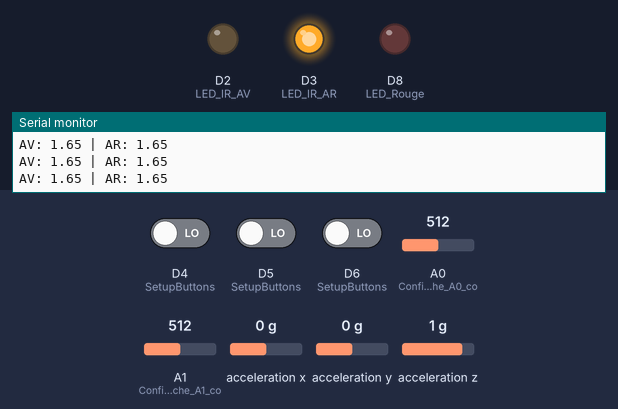
The program below on a simulated Arduino Nano 33 BLE. Parts: output pins drawn as LEDs (lit = HIGH), the last lines printed to the serial monitor. The test bench sets the inputs (shaded band); at power-on: A0 (Configure_la_broche_A0_co) = 512, A1 (Configure_la_broche_A1_co) = 512, D4 (SetupButtons) LOW, D5 (SetupButtons) LOW, D6 (SetupButtons) LOW, acceleration x 0 g, acceleration y 0 g, acceleration z 1 g. Nothing arrives over Bluetooth unless stated; a phone connects over Bluetooth LE 3 s after start.

Above: at 1.2 s.
1.3 s: A0 (Configure_la_broche_A0_co) set to 554
4.3 s: A0 (Configure_la_broche_A0_co) set to 577
At 5.5 s:
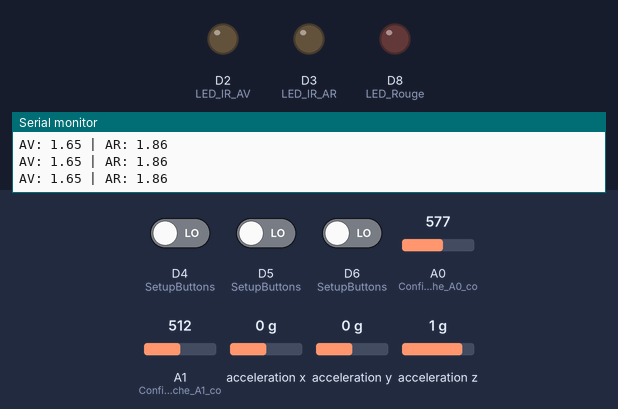
5.8 s: A1 (Configure_la_broche_A1_co) set to 495
7.3 s: A1 (Configure_la_broche_A1_co) set to 468
At 7.6 s:
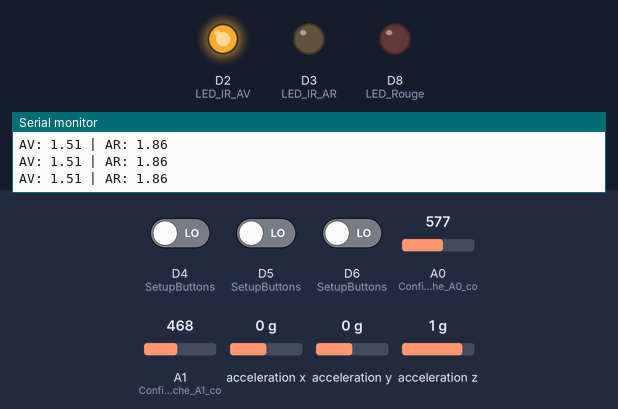
8.8 s: A0 (Configure_la_broche_A0_co) set to 306
At 9.9 s:
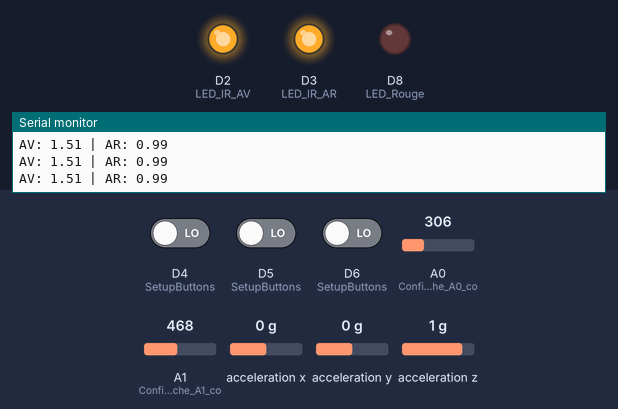
Timing chart, 0 to 11.8 s (numbered marks = the images above; inputs shaded):
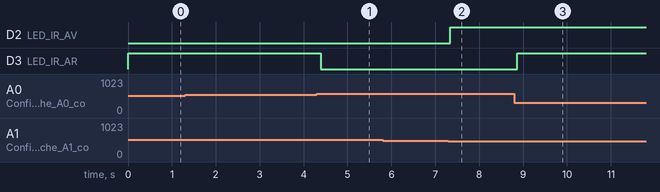

The program:

main.cpp
```cpp
/* Main pour la demonstration de finale
 * 03/06/2025
 * Auteur : Valentin Imhof
 * Email : valentin.imhof@heig-vd.ch
 */

#include "matitone.h" // Contient les constantes comme MOVEMENT_DETECTION_THRESHOLD_DELTA

// Définitions pour les variables globales déclarées 'extern' dans matitone.h
int SleepState;
unsigned long lastSignificantMovementTime;
float lastProcessedAccelX, lastProcessedAccelY, lastProcessedAccelZ;
bool isFirstAccelReadCycle;

// Les variables Bluetooth (AV2UP, AR2UP) et les flags de boutons
// ne sont plus activement utilisés dans cette version simplifiée pour la logique de veille/réveil,
// mais sont conservés car déclarés extern dans matitone.h.
volatile bool AV1UP;
volatile bool AR1UP;
volatile bool AV2;
volatile bool AR2;

// Variables pour la gestion du niveau de batterie
static unsigned long lastBatteryCheckTime = 0;
const unsigned long batteryCheckInterval = 60000; // 1 minute en millisecondes

void setup() {
  Serial.begin(9600);

  SetupCapt();
  BtSetup();
  SetupAccel();
  SetupButtons();
  SetupBatteryLevel();

  AV1UP = false;
  AR1UP = false;
  AV2 = false;
  AR2 = false;
  button1Pressed = false;
  button2Pressed = false;
  button3Pressed = false;

  pinMode(2, OUTPUT); // LED IR AV
  pinMode(3, OUTPUT); // LED IR AR
  pinMode(8, OUTPUT); // LED Rouge

  digitalWrite(2, LOW); // Éteint la LED IR AV
  digitalWrite(3, LOW); // Éteint la LED IR AR

  SleepState = 0; // Initialisation de l'état de veille à "Actif"
  lastSignificantMovementTime = millis();

  // Lecture initiale de l'accéléromètre pour définir lastProcessedAccelX, Y, Z
  if (ReadAccel(lastProcessedAccelX, lastProcessedAccelY, lastProcessedAccelZ)) {
    isFirstAccelReadCycle = false;
  } else {
    isFirstAccelReadCycle = true;
    lastProcessedAccelX = 0.0f; // Valeurs par défaut si la lecture échoue
    lastProcessedAccelY = 0.0f;
    lastProcessedAccelZ = 0.0f;
  }
}

void loop() {
  BtLoop(); // BL actif même en veille

  if (SleepState == 0) { // ----- MODE ACTIF -----

    // Vérification périodique du niveau de batterie
    if (millis() - lastBatteryCheckTime >= batteryCheckInterval) {
      lastBatteryCheckTime = millis();
      float batteryVoltage = ReadBatteryLevel();

      if (batteryVoltage < 3.3) {
        BtSend("LowBattery");
        Serial.println("Alerte : Niveau de batterie bas envoyé via BLE.");
      }
    }

    // Lire les valeurs des capteurs une seule fois par itération de la boucle principale
    float currentValAV = ReadCapt("AV");
    float currentValAR = ReadCapt("AR");

    // --- Capteur AV - Niveau 1 ---
    // Seuil de pression: currentValAV < 1.55
    if (currentValAV < 1.55) {
      digitalWrite(2, HIGH); // Allumer la LED IR AV
      if (!AV1UP) {          // Si l'état "pressé Niveau 1" n'était pas déjà actif (flanc montant)
        AV1UP = true;        // Marquer comme actif
        BtSend("AV1UP");
        Serial.println("AV1UP");
      }
    } else { // currentValAV >= 1.55 (pression relâchée ou non atteinte pour Niveau 1)
      digitalWrite(2, LOW);  // Éteindre la LED IR AV
      if (AV1UP) {           // Si l'état "pressé Niveau 1" était actif (flanc descendant)
        AV1UP = false;       // Marquer comme inactif
        BtSend("AV1DOWN");
        Serial.println("AV1DOWN");
      }
    }

    // --- Capteur AR - Niveau 1 ---
    // Seuil de pression: currentValAR < 1.82
    if (currentValAR < 1.82) {
      digitalWrite(3, HIGH); // Allumer la LED IR AR
      if (!AR1UP) {          // Si l'état "pressé Niveau 1" n'était pas déjà actif (flanc montant)
        AR1UP = true;        // Marquer comme actif
        BtSend("AR1UP");
        Serial.println("AR1UP");
      }
    } else { // currentValAR >= 1.82 (pression relâchée ou non atteinte pour Niveau 1)
      digitalWrite(3, LOW);  // Éteindre la LED IR AR
      if (AR1UP) {           // Si l'état "pressé Niveau 1" était actif (flanc descendant)
        AR1UP = false;       // Marquer comme inactif
        BtSend("AR1DOWN");
        Serial.println("AR1DOWN");
      }
    }

    // --- Capteur AV - Niveau 2 (Pression Forte) ---
    // Seuil de pression: currentValAV < 1.45
    if (currentValAV < 1.45) {
      if (!AV2) {            // Si l'état "pressé Niveau 2" n'était pas déjà actif (flanc montant)
        AV2 = true;          // Marquer comme actif
        BtSend("AV2");
        Serial.println("AV2");
      }
    } else { // currentValAV >= 1.45 (pression relâchée ou non atteinte pour Niveau 2)
      if (AV2) {             // Si l'état "pressé Niveau 2" était actif
        AV2 = false;         // Réinitialiser l'indicateur (pas de message "DOWN" ici)
      }
    }

    // --- Capteur AR - Niveau 2 (Pression Forte) ---
    // Seuil de pression: currentValAR < 1.78
    if (currentValAR < 1.78) {
      if (!AR2) {            // Si l'état "pressé Niveau 2" n'était pas déjà actif (flanc montant)
        AR2 = true;          // Marquer comme actif
        BtSend("AR2");
        Serial.println("AR2");
      }
    } else { // currentValAR >= 1.78 (pression relâchée ou non atteinte pour Niveau 2)
      if (AR2) {             // Si l'état "pressé Niveau 2" était actif
        AR2 = false;         // Réinitialiser l'indicateur (pas de message "DOWN" ici)
      }
    }

    // Affichage des valeurs lues pour ajustement des paliers de pression
    Serial.print("AV: ");
    Serial.print(currentValAV);
    Serial.print(" | AR: ");
    Serial.println(currentValAR);

    // Logique des boutons
    if (button1Pressed) {
      BtSend("Button1");
      Serial.println("Button1 envoyé");
      button1Pressed = false;
    }
    if (button2Pressed) {
      BtSend("Button2");
      Serial.println("Button2 envoyé");
      button2Pressed = false;
    }
    if (button3Pressed) {
      BtSend("Button3");
      Serial.println("Button3 envoyé");
      button3Pressed = false;
    }

    // Détection de mouvement pour réinitialiser le timer d'inactivité
    float currentAccelX, currentAccelY, currentAccelZ;
    if (ReadAccel(currentAccelX, currentAccelY, currentAccelZ)) {
      float deltaX = abs(currentAccelX - lastProcessedAccelX);
      float deltaY = abs(currentAccelY - lastProcessedAccelY);
      float deltaZ = abs(currentAccelZ - lastProcessedAccelZ);

      if (deltaX > MOVEMENT_DETECTION_THRESHOLD_DELTA ||
          deltaY > MOVEMENT_DETECTION_THRESHOLD_DELTA ||
          deltaZ > MOVEMENT_DETECTION_THRESHOLD_DELTA) {
        lastSignificantMovementTime = millis(); // Mouvement détecté, réinitialiser le timer
      }
      // Mettre à jour les valeurs de référence pour la prochaine itération
      lastProcessedAccelX = currentAccelX;
      lastProcessedAccelY = currentAccelY;
      lastProcessedAccelZ = currentAccelZ;
    }

    // Vérifier l'inactivité pour passer en mode veille
    if (millis() - lastSignificantMovementTime > INACTIVITY_DURATION_MS) {
      Serial.println("Inactivité > 1min. Passage en mode veille...");
      BtSend("Sleep");
      SleepState = 1;

      digitalWrite(2, LOW); // S'assurer que les LEDs IR sont éteintes
      digitalWrite(3, LOW);

    } else {
      // Délai court pendant le mode actif normal
      delay(100); // Ajustez selon la réactivité souhaitée et autres tâches
    }

  } else { // ----- MODE VEILLE (SleepState == 1) -----
    // En mode veille, on vérifie périodiquement si un mouvement (delta) est détecté.

    float currentSleepAccelX, currentSleepAccelY, currentSleepAccelZ;
    if (ReadAccel(currentSleepAccelX, currentSleepAccelY, currentSleepAccelZ)) {
      // Calculer la différence par rapport à la dernière lecture traitée (avant d'entrer en veille ou lors du dernier cycle de veille)
      float deltaX = abs(currentSleepAccelX - lastProcessedAccelX);
      float deltaY = abs(currentSleepAccelY - lastProcessedAccelY);
      float deltaZ = abs(currentSleepAccelZ - lastProcessedAccelZ);

      if (deltaX > MOVEMENT_DETECTION_THRESHOLD_DELTA ||
          deltaY > MOVEMENT_DETECTION_THRESHOLD_DELTA ||
          deltaZ > MOVEMENT_DETECTION_THRESHOLD_DELTA) {
        Serial.println("Mouvement de réveil (delta) détecté ! Passage en mode actif.");
        BtSend("WakeUp");
        SleepState = 0;      // Changer l'état en Actif
        lastSignificantMovementTime = millis(); // Réinitialiser le timer d'inactivité

        // Mettre à jour lastProcessedAccelX, Y, Z avec les valeurs qui ont causé le réveil,
        lastProcessedAccelX = currentSleepAccelX;
        lastProcessedAccelY = currentSleepAccelY;
        lastProcessedAccelZ = currentSleepAccelZ;
        // La boucle reprendra en mode actif
      } else {
        // Pas de mouvement de réveil. Mettre à jour les valeurs "précédentes" pour la prochaine vérification en mode veille.
        lastProcessedAccelX = currentSleepAccelX;
        lastProcessedAccelY = currentSleepAccelY;
        lastProcessedAccelZ = currentSleepAccelZ;
      }
    }

    // Si toujours en mode veille (pas de mouvement de réveil détecté ci-dessus)
    if (SleepState == 1) {
      // On utilise delay() pour mettre le CPU en sommeil léger et économiser de l'énergie.
      delay(PERIODIC_SLEEP_INTERVAL_MS);
    }
  }
}
```

battery_level.cpp
```cpp
#include "matitone.h"

// Configuration du pont diviseur
const float VOLTAGE_DIVIDER_R1 = 220000.0;  // Valeur de R1
const float VOLTAGE_DIVIDER_R2 = 220000.0;  // Valeur de R2
const float ADC_REFERENCE_VOLTAGE = 3.3;
const float ADC_MAX_READING = 1023.0;

void SetupBatteryLevel() {
  pinMode(A2, INPUT);
}

float ReadBatteryLevel() {
  int adcValue = analogRead(A2);
  float vout = adcValue * (ADC_REFERENCE_VOLTAGE / ADC_MAX_READING);

  // Calculer la tension réelle de la batterie (Vin) en utilisant la formule du pont diviseur
  // Vin = Vout * (R1 + R2) / R2
  float vin = vout * (VOLTAGE_DIVIDER_R1 + VOLTAGE_DIVIDER_R2) / VOLTAGE_DIVIDER_R2;

  // Retourner la tension en volts
  return vin;
}
```

buttons.cpp
```cpp
#include "matitone.h"

// Définition des variables boutons
volatile bool button1Pressed = false;
volatile bool button2Pressed = false;
volatile bool button3Pressed = false;

// Fonctions d'interruption
static void handleButton1() {
  button1Pressed = true;
}

static void handleButton2() {
  button2Pressed = true;
}

static void handleButton3() {
  button3Pressed = true;
}

void SetupButtons() {
  pinMode(4, INPUT);
  pinMode(5, INPUT);
  pinMode(6, INPUT);
  attachInterrupt(digitalPinToInterrupt(4), handleButton1, RISING);
  attachInterrupt(digitalPinToInterrupt(5), handleButton2, RISING);
  attachInterrupt(digitalPinToInterrupt(6), handleButton3, RISING);
}
```

com_BL.cpp
```cpp
#include "matitone.h"

// UUIDs
BLEService ledService("19B10000-E8F2-537E-4F6C-D104768A1214");

// Caractéristique existante pour les données
BLECharacteristic dataCharacteristic("19B10001-E8F2-537E-4F6C-D104768A1214", BLERead | BLENotify, 20); // Renommée txCharacteristic en dataCharacteristic pour plus de clarté

// NOUVELLE caractéristique pour les notifications de déclenchement
BLECharacteristic triggerCharacteristic("19B10002-E8F2-537E-4F6C-D104768A1214", BLERead | BLENotify, 4); // Peut contenir un compteur sur 4 octets (uint32_t)
static uint32_t eventNotificationCounter = 0; // Compteur pour la caractéristique de déclenchement

bool connected = false;

void BtSetup() {
  if (!BLE.begin()) {
    Serial.println("Échec BLE !");
    while (1);
  }

  BLE.setLocalName("Nano33BLE");
  BLE.setAdvertisedService(ledService);

  ledService.addCharacteristic(dataCharacteristic); // Ajout de la caractéristique de données
  ledService.addCharacteristic(triggerCharacteristic); // Ajout de la NOUVELLE caractéristique de déclenchement

  BLE.addService(ledService);

  BLE.advertise();
  Serial.println("BLE prêt. Scannez pour 'Nano33BLE'");
}

void BtLoop() {
  BLEDevice central = BLE.central();

  if (central && !connected) {
    connected = true;
    Serial.print("Connecté à : ");
    Serial.println(central.address());
    BLE.stopAdvertise();

    // Initialiser la dataCharacteristic avec une valeur par défaut si besoin (déjà géré)
    const char* initialMessage = "INIT";
    dataCharacteristic.writeValue(initialMessage, strlen(initialMessage));
    Serial.println("Valeur initiale (data) envoyée.");

    // Optionnel: initialiser aussi le trigger si vous voulez une notif au démarrage
    // eventNotificationCounter++;
    // triggerCharacteristic.writeValue(eventNotificationCounter);
  }

  if (!central && connected) {
    connected = false;
    Serial.println("Déconnecté. Redémarrage de l'advertissement...");
    BLE.advertise();
  }
}

void BtSend(const char* baseMessage) {
  static unsigned long lastSendTime = 0;

  if (connected && millis() - lastSendTime > 1000) {
    // 1. Écrire le message réel dans la caractéristique de données
    dataCharacteristic.writeValue((const uint8_t*)baseMessage, strlen(baseMessage));
    Serial.print("Data Characteristic MAJ: ");
    Serial.println(baseMessage);

    // 2. Mettre à jour la caractéristique de déclenchement pour forcer une notification
    eventNotificationCounter++;
    triggerCharacteristic.writeValue(eventNotificationCounter); // ArduinoBLE gère l'envoi pour les types numériques
    Serial.print("Trigger Characteristic MAJ (notification envoyée): ");
    Serial.println(eventNotificationCounter);

    lastSendTime = millis();
  }
  else if (!connected) {
    Serial.println("Erreur : pas de connexion BLE !");
  }
}
```

imu.cpp
```cpp
#include "matitone.h"

void SetupAccel() {
    if (!IMU.begin()) {  // Initialise le capteur IMU (accéléro + gyro)
        Serial.println("Échec de l'init de l'IMU !");
        while (1);
      }
      Serial.println("Accéléromètre prêt !");
}

bool ReadAccel(float& x, float& y, float& z) {
  if (IMU.accelerationAvailable()) {
      IMU.readAcceleration(x, y, z);  // Lit les valeurs (en g)
      return true; // Lecture réussie
  }
  return false; // Lecture échouée
}
```

matitone.h
```cpp
#ifndef MATITONE_H
#define MATITONE_H

#include <Arduino.h>
#include <ArduinoBLE.h>
#include <Arduino_BMI270_BMM150.h>

// Déclaration des fonctions Bluetooth
void BtSetup();
void BtLoop();
void BtSend(const char* message);

// Déclaration des fonctions capteurs
void SetupCapt();
float ReadCapt(const char* sensor);

// Déclaration des fonctions boutons
void SetupButtons();
extern volatile bool button1Pressed;
extern volatile bool button2Pressed;
extern volatile bool button3Pressed;
extern volatile bool AV1UP;
extern volatile bool AR1UP;
extern volatile bool AV2;
extern volatile bool AR2;

// Déclaration des fonctions accéléromètre
void SetupAccel();
bool ReadAccel(float& x, float& y, float& z);

// Déclaration des fonctions pour la lecture du niveau de batterie
void SetupBatteryLevel(); // À appeler dans le setup() principal
float ReadBatteryLevel();  // Retourne la tension de la batterie en volts (valeur entière)

// Configuration pour la Logique de Veille
const unsigned long INACTIVITY_DURATION_MS = 60000;    // 60 secondes (en millisecondes)
const unsigned long PERIODIC_SLEEP_INTERVAL_MS = 5000; // 5 secondes (en millisecondes)
const float ACCEL_WAKE_UP_THRESHOLD = 1.1f;            // Seuil d'accélération (en G) pour le réveil
const float MOVEMENT_DETECTION_THRESHOLD_DELTA = 0.10f; // Sensibilité pour l'absence de mouvement

// Variables Globales pour la Logique de Veille (déclarées extern)
extern int SleepState;
extern unsigned long lastSignificantMovementTime;
extern float lastProcessedAccelX, lastProcessedAccelY, lastProcessedAccelZ;
extern bool isFirstAccelReadCycle;

#endif
```

read_Capt.cpp
```cpp
#include "matitone.h"

void SetupCapt() {
    pinMode(A0, INPUT);  // Configure la broche A0 comme entrée analogique, capteur avant
    pinMode(A1, INPUT);  // Configure la broche A1 comme entrée analogique, capteur arrière
}

float ReadCapt(const char * sensor) {
    int val;
    float VCC = 3.3; // Define VCC
    float VOUT;

    if (strcmp(sensor, "AV") == 0) {
        val = analogRead(A1);
    } else if (strcmp(sensor, "AR") == 0) {
        val = analogRead(A0);
    } else {
        Serial.println("Capteur non reconnu");
        return 0.0f;
    }

    // Convert the analog value to voltage (VOUT)
    VOUT = (val / 1023.0) * VCC;

    return VOUT; // Return the voltage value
}
```

Measured:
- the behaviour switches between 564 and 565 on A0 (Configure_la_broche_A0_co) (found by bisection; images 0 and 1)
- the behaviour switches between 481 and 480 on A1 (Configure_la_broche_A1_co) (found by bisection; images 1 and 2)
- after the input at 4.3 s, D3 (LED_IR_AR): HIGH → LOW after 0.09 s
- after the input at 7.3 s, D2 (LED_IR_AV): LOW → HIGH at once
- after the input at 8.8 s, D3 (LED_IR_AR): LOW → HIGH after 0.07 s
